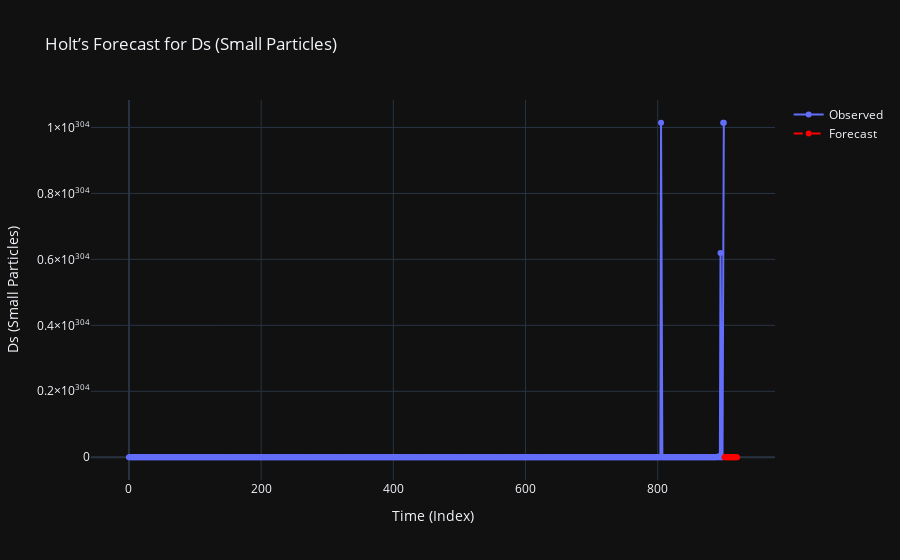

The code cell stored with this chart in its notebook:
### Code cell
d["Ds (Small Particles)"] = d["Ds (Small Particles)"].replace(0, 1e-6)  # Replace zeros with a tiny number
data = d['Ds (Small Particles)']

model = ExponentialSmoothing(data, trend="add", seasonal=None)
fit = model.fit()

# Forecast future values
forecast_steps = 20  # Adjust as needed
future_predictions = fit.forecast(forecast_steps)

# Create future index values (continuing from existing index)
fig = go.Figure()

# Add observed data
fig.add_trace(go.Scatter(
    x=list(range(len(data))),
    y=np.exp(data),  # Inverse log to get original scale
    mode="lines+markers",
    name="Observed"
))

# Add forecasted data
fig.add_trace(go.Scatter(
    x=future_index,
    y=future_predictions,
    mode="lines+markers",
    name="Forecast",
    line=dict(dash="dash", color="red")
))

# Customize layout
fig.update_layout(
    title="Holt’s Forecast for Ds (Small Particles)",
    xaxis_title="Time (Index)",
    yaxis_title="Ds (Small Particles)",
    template="plotly_dark",  # Change theme if needed
    hovermode="x"
)

# Show plot
fig.show()

### Figure 1 — Plotly figure (JSON) as saved in the notebook; plotly's stock layout.template omitted (floating-point values rounded to 4 significant figures; data arrays with more than 128 entries replaced by an {"elided": "..."} marker saying what was removed)
{"data": [{"mode": "lines+markers", "name": "Observed", "type": "scatter", "x": {"elided": "901 int values"}, "y": {"elided": "901 float values"}}, {"line": {"color": "red", "dash": "dash"}, "mode": "lines+markers", "name": "Forecast", "type": "scatter", "x": [901, 902, 903, 904, 905, 906, 907, 908, 909, 910, 911, 912, 913, 914, 915, 916, 917, 918, 919, 920], "y": [698.6, 699.9, 701.2, 702.5, 703.8, 705.1, 706.4, 707.8, 709.1, 710.4, 711.7, 713.0, 714.3, 715.6, 717.0, 718.3, 719.6, 720.9, 722.2, 723.5]}], "layout": {"hovermode": "x", "title": {"text": "Holt’s Forecast for Ds (Small Particles)"}, "xaxis": {"title": {"text": "Time (Index)"}}, "yaxis": {"title": {"text": "Ds (Small Particles)"}}}}
